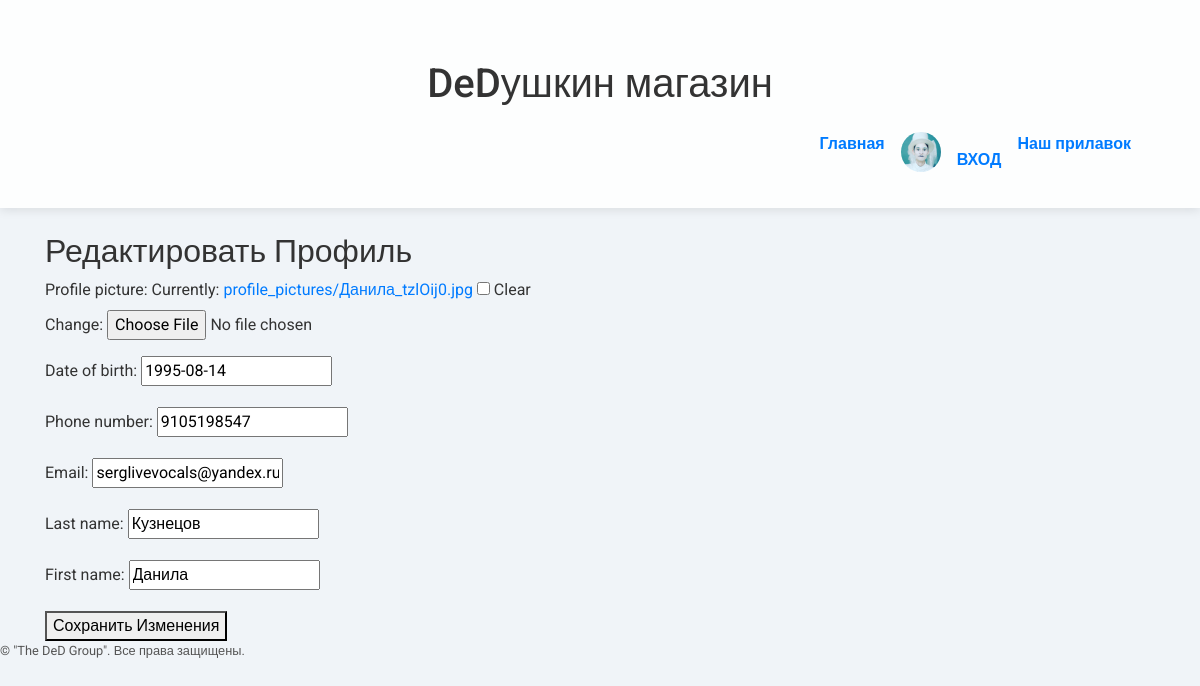
Page /accounts/profile/edit/ (signed in) on the committed database.
### new_store/models.py (models this page shows, shortened)
class UserProfile(models.Model):
    user = models.OneToOneField(User, on_delete=models.CASCADE, related_name='profile')
    profile_picture = models.ImageField(upload_to='profile_pictures/',
                                        blank=True, null=True)  # Укажите путь для загрузки изображений
    date_of_birth = models.DateField(null=True, blank=True)  # Поле для даты рождения
    phone_number = models.CharField(max_length=15, null=True, blank=True)  # Поле для телефона
    email = models.EmailField(max_length=254, null=True, blank=True)  # Поле для электронной почты
    last_name = models.CharField(max_length=150, null=True, blank=True)  # Поле для фамилии
    first_name = models.CharField(max_length=150, null=True, blank=True)  # Поле для имени

### new_store/views.py (the view)
# urls.py: path('accounts/profile/edit/', views.edit_profile, name='edit_profile'),
@login_required
def edit_profile(request):
    profile = request.user.profile
    if request.method == 'POST':
        form = UserProfileForm(request.POST, request.FILES, instance=profile)
        if form.is_valid():
            form.save()
            return redirect('profile')
    else:
        form = UserProfileForm(instance=profile)
    return render(request, 'new_store/edit_profile.html', {'form': form})

### new_store/forms.py
class UserProfileForm(forms.ModelForm):
    class Meta:
        model = UserProfile
        fields = ['profile_picture', 'date_of_birth', 'phone_number', 'email', 'last_name', 'first_name']

### templates/new_store/edit_profile.html (shortened to what this page needs)
{% extends 'new_store/base.html' %}
{% block content %}
  <h2>Редактировать Профиль</h2>
  <form method="post" enctype="multipart/form-data">
    {{ form.as_p }}
    <button type="submit">Сохранить Изменения</button>
  </form>
{% endblock %}

### templates/new_store/base.html (shortened to what this page needs)
{% load static %}
<!DOCTYPE html>
<html lang="ru">
<head>
    <link rel="stylesheet" href="https://stackpath.bootstrapcdn.com/bootstrap/4.5.2/css/bootstrap.min.css">
</head>
<body>
    <header>
        <div class="container">
            <h1 class="text-center">DeDушкин магазин</h1>
            <nav class="navbar navbar-expand-lg navbar-light">
                <div class="collapse navbar-collapse" id="navbarNav">
                    <ul class="navbar-nav ml-auto">
                        <li class="nav-item"><a class="nav-link" href="{% url 'home' %}">Главная</a></li>
                        <a class="nav-link" href="{% url 'profile' %}">
                              {% with profile=user.profile %}
                                {% if profile.profile_picture %}
                                   <img src="{{ profile.profile_picture.url }}" alt="Profile Picture" class="profile-icon" />
                                {% else %}
                                   <img src="{% static 'images/icon.png' %}" alt="Default Profile Picture" class="profile-icon" />
                                {% endif %}
                              {% endwith %}
                          <li class="nav-item"><a class="nav-link" href="{% url 'login' %}">ВХОД</a></li>
                        </a>
                        <li class="nav-item"><a class="nav-link" href="{% url 'category_list' %}">Наш прилавок</a></li>
                    </ul>
                </div>
            </nav>
        </div>
    </header>
    <main class="container mt-4">
        {% block content %}{% endblock %}
    </main>
    <footer>
        <p>&copy; {{ current_year }} "The DeD Group". Все права защищены.</p>
    </footer>
</body>
</html>

### templates/new_store/base.html (style rules this page uses)
body { font-family: 'Roboto', sans-serif; background: #f0f4f8; color: #333; }
header { background-color: rgba(255, 255, 255, 0.9); padding: 20px 0; box-shadow: 0 2px 10px rgba(0, 0, 0, 0.1); }
.profile-icon { width: 40px; height: 40px; border-radius: 50%; object-fit: cover; }
.navbar-nav .nav-link { color: #007bff !important; font-weight: 600; }
.container { margin-top: 40px; }
footer p { font-size: 0.8rem; color: #555; margin: 0; }
.text-center { color: #333; }

### rows in the picture
UserProfile: profile_picture (picture), date_of_birth "1995-08-14", phone_number "9105198547", email "serglivevocals@yandex.ru", last_name "Кузнецов", first_name "Данила"
